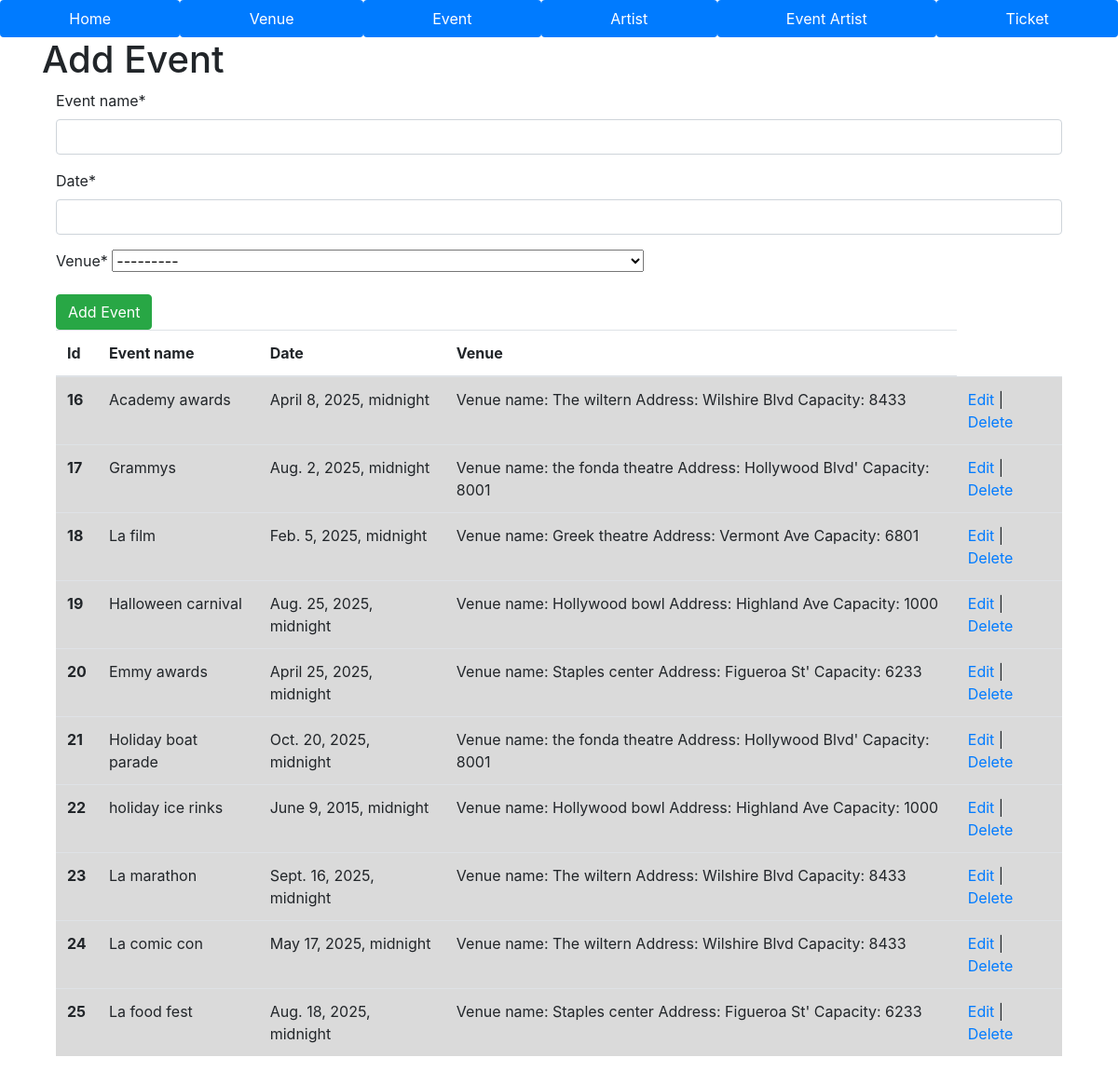
The app's page /add_event/ with its own data.
### ticketsystem/models.py (models this page shows, shortened)
class Event(models.Model):
    event_name = models.CharField(max_length=50)
    date = models.DateTimeField(auto_now=False)
    venue = models.ForeignKey(Venue, verbose_name=("Venue"), on_delete=models.CASCADE)

class Venue(models.Model):
  venue_name = models.CharField(max_length=50)
  address = models.CharField(max_length=50)
  capacity = models.IntegerField()
  def __str__(self):
      return f"Venue name: {self.venue_name}\n Address: {self.address}\n Capacity: {self.capacity}"

### ticketsystem/views.py (the view)
# urls.py: path('add_event/', add_event_view, name='add_event_page'),
def add_event_view(request):
    message=''
    if request.method == "POST":
        event_form = EventForm(request.POST)
        if event_form.is_valid():
            event_form.save()
            message = "Event added successfully"
    else:
        event_form = EventForm()
    events = Event.objects.all()
    context = {
        'form':event_form,
        'msg':message,
        'events':events
    }
    return render (request, "add_event.html", context)

### ticketsystem/forms.py
class EventForm(ModelForm):
    class Meta:
        model = Event
        fields = '__all__'

### ticketsystem/templates/add_event.html (shortened to what this page needs)
{% extends "./master_page.html" %}
{% load crispy_forms_tags %}
{% block content %}
        <h1>Add Event</h1>
        <div class="container">
        <form method="POST">
            {{ form|crispy }}
            <button type="submit" class="btn btn-success">Add Event</button>
        </form>
        <table class="table">
            <thead>
                <tr>
                    <th scope='col'>Id</th>
                    <th scope='col'>Event name</th>
                    <th scope='col'>Date</th>
                    <th scope='col'>Venue</th>
                </tr>
            </thead>
            <tbody>
                {% for event in events %}
                <tr class="table-active">
                    <th scope='row'>{{event.id}}</th>
                    <td>{{event.event_name}}</td>
                    <td>{{event.date}}</td>
                    <td>{{event.venue}}</td>
                    <td>
                        <a href="{% url 'edit_event_page' event.id %}">Edit</a> |
                        <a href="{% url 'delete_event_page' event.id %}"
                        onclick="return confirm('Confirm delete 🙄!!!')">Delete</a>
                    </td>
                </tr>
                {% endfor %}
            </tbody>
        </table>
        </div>
{% endblock content %}

### ticketsystem/templates/master_page.html (shortened to what this page needs)
<!DOCTYPE html>
<html lang="en">
    {% load static %}
    <head>
        <link rel="stylesheet" href="{% static 'css/bootstrap.min.css' %}">
    </head>
    <body>
                <ul class="nav nav-pills nav-fill" padding="5px">
                <li class="nav-item">
                    <a class="nav-link active" aria-current="page" href="{% url 'home_page' %}">Home</a>
                </li>
                <li class="nav-item">
                    <a class="nav-link active" aria-current="page" href="{% url "add_venue_page" %}">Venue</a>
                </li>
                <li class="nav-item">
                    <a class="nav-link active" aria-current="page" href="{% url "add_event_page" %}">Event</a>
                </li>
                <li class="nav-item">
                    <a class="nav-link active" aria-current="page" href="{% url "add_artist_page" %}">Artist</a>
                </li>
                <li class="nav-item">
                    <a class="nav-link active" aria-current="page" href="{% url 'add_event_artist_page' %}">Event Artist</a>
                </li>
                <li class="nav-item">
                    <a class="nav-link active" aria-current="page" href="{% url "add_ticket_page" %}">Ticket</a>
                </li>
            </ul>
        <div class="container">
            {% block content %}
            {% endblock content %}
        </div>
    </body>

### records on screen
Event: id "16", event_name "Academy awards", date "April 8, 2025, midnight", venue "Venue name: The wiltern Address: Wilshire Blvd Capacity: 8433"
Event: id "17", event_name "Grammys", date "Aug. 2, 2025, midnight", venue "Venue name: the fonda theatre Address: Hollywood Blvd' Capacity: 8001"
Event: id "18", event_name "La film", date "Feb. 5, 2025, midnight", venue "Venue name: Greek theatre Address: Vermont Ave Capacity: 6801"
Event: id "19", event_name "Halloween carnival", date "Aug. 25, 2025, midnight", venue "Venue name: Hollywood bowl Address: Highland Ave Capacity: 1000"
Event: id "20", event_name "Emmy awards", date "April 25, 2025, midnight", venue "Venue name: Staples center Address: Figueroa St' Capacity: 6233"
Event: id "21", event_name "Holiday boat parade", date "Oct. 20, 2025, midnight", venue "Venue name: the fonda theatre Address: Hollywood Blvd' Capacity: 8001"
Event: id "22", event_name "holiday ice rinks", date "June 9, 2015, midnight", venue "Venue name: Hollywood bowl Address: Highland Ave Capacity: 1000"
Event: id "23", event_name "La marathon", date "Sept. 16, 2025, midnight", venue "Venue name: The wiltern Address: Wilshire Blvd Capacity: 8433"
Event: id "24", event_name "La comic con", date "May 17, 2025, midnight", venue "Venue name: The wiltern Address: Wilshire Blvd Capacity: 8433"
Event: id "25", event_name "La food fest", date "Aug. 18, 2025, midnight", venue "Venue name: Staples center Address: Figueroa St' Capacity: 6233"
